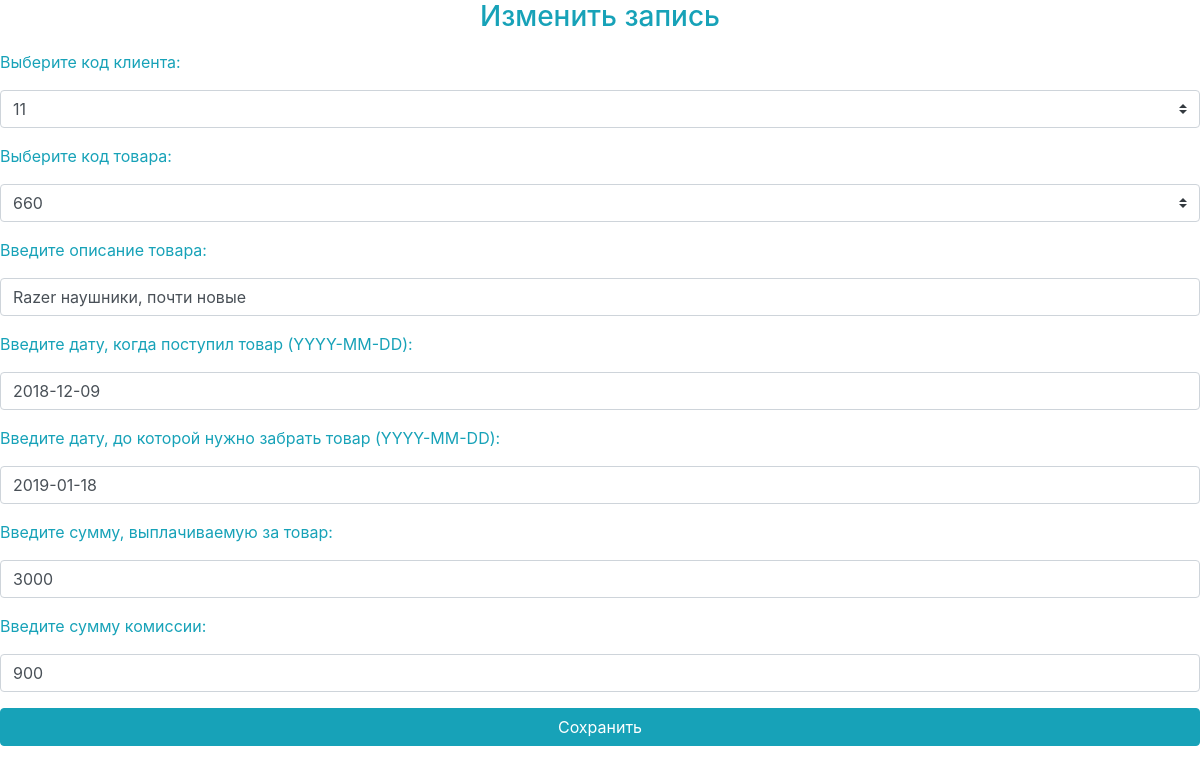
The page /databaselab1.com/www/operations/editLease.php?edit=20 on the database its author committed.
### tables this page shows
CREATE TABLE IF NOT EXISTS `dropto` (
  `ID` int(11) unsigned NOT NULL AUTO_INCREMENT,
  `client_ID` int(11) unsigned NOT NULL,
  `product_ID` int(11) unsigned NOT NULL,
  `product_description` varchar(120) NOT NULL,
  `date_to` date NOT NULL,
  `date_undo` date NOT NULL,
  `summ` int(10) unsigned NOT NULL,
  `comission` int(10) unsigned NOT NULL,
  PRIMARY KEY (`ID`),
  UNIQUE KEY `Код клиента` (`client_ID`,`product_ID`)
);

### databaselab1.com/www/operations/editLease.php (the view, shortened to what this page needs)
<!DOCTYPE html>
<html>
<head>
<link rel="stylesheet" href="https://maxcdn.bootstrapcdn.com/bootstrap/4.3.1/css/bootstrap.min.css">
</head>
<body>
<?php
	if (isset($_GET['edit']))
	{
		$id = $_GET['edit'];
		$mysqli = mysqli_connect("localhost", "root", "", "pawnshopbase") or die("Ошибка!".mysqli_error($mysqli));
		mysqli_set_charset($mysqli, "utf8");
		$query ="SELECT * FROM dropto WHERE id = '$id'";
		$success = mysqli_query($mysqli, $query) or die("Ошибка!".mysqli_error($mysqli));
		if($success && mysqli_num_rows($success)>0)
		{
			$row = mysqli_fetch_row($success);
			$client_id = $row[1];
			$product_id = $row[2];
			$about = $row[3];
			$date_come = $row[4];
			$date_back = $row[5];
			$sum = $row[6];
			$comission = $row[7];
			echo "<h3 class='text-center text-info'>Изменить запись</h3>
			<form method='POST' enctype='multipart/form-data'>
			<div class='form-group'>
			<input type='hidden' name='id' value='$id'class='form-control' placeholder='Введите ID' required>
			</div>
			<p class='text-info'>Выберите код клиента:<br></p>
			<div class='form-group'>
			<select name='client-id' class='custom-select'>
					<option value='$client_id' selected>$client_id</option>";
					echo"</select>
			</div>
			<p class='text-info'>Выберите код товара:<br></p>
			<div class='form-group'>
			<select name='product-id' class='custom-select'>
					<option value='$product_id' = selected>$product_id</option>";
					echo"</select>
			</div>
			<p class='text-info'>Введите описание товара:<br></p>
			<div class='form-group'>
			<input type='text' name='about' value='$about' class='form-control' placeholder='Введите описание товара' required>
			</div>
			<p class='text-info'>Введите дату, когда поступил товар (YYYY-MM-DD):<br></p>
			<div class='form-group'>
			<input type='text' name='date-to' value='$date_come' class='form-control' placeholder='Введите номер паспорта клиента' required>
			</div>
			<p class='text-info'>Введите дату, до которой нужно забрать товар (YYYY-MM-DD):<br></p>
			<div class='form-group'>
			<input type='text' name='date-undo' value='$date_back' class='form-control' placeholder='Введите дату, до которой нужно забрать товар' required>
			</div>
			<p class='text-info'>Введите сумму, выплачиваемую за товар:<br></p>
			<div class='form-group'>
			<input type='text' name='sum' value='$sum' class='form-control' placeholder='Введите сумму' required>
			</div>
			<p class='text-info'>Введите сумму комиссии:<br></p>
			<div class='form-group'>
			<input type='text' name='comission' value='$comission' class='form-control' placeholder='Введите сумму комиссии' required>
			</div>
			<div class='form-group'>
			<input type='submit' name='save' class='btn btn-info btn-block' value='Сохранить'>
			</div>
			</form>";
		}
	}
?>
</body>
</html>

### rows shown on the page
dropto: client-id "11", product-id "660", about "Razer наушники, почти новые", date-to "2018-12-09", date-undo "2019-01-18", sum "3000", comission "900"
